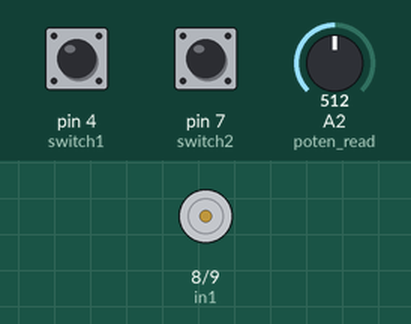
This sketch was run on a simulated Arduino Uno, built with avr-gcc and run on an emulated ATmega328P. Parts: motor-driver pin pairs drawn as motors (green arrow = first pin HIGH = forward, orange = second pin HIGH = backward, longer = more drive, scaled by the enable pin). The test bench sets the inputs (shaded band); at power-on: pin 4 (switch1) HIGH, pin 7 (switch2) HIGH, A2 (poten_read) = 512.

Above: at 5.7 s.
5.8 s: pin 4 (switch1) pulled LOW for 0.15 s
At 10.4 s:
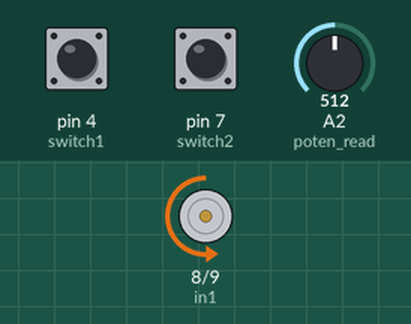
At 11.15 s:
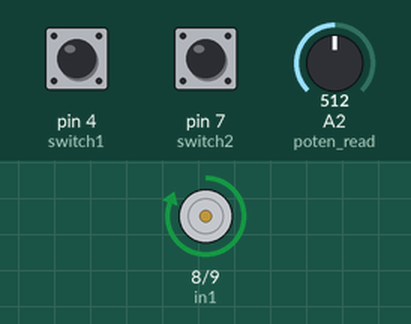
Timing chart, 0 to 11.3 s (numbered marks = the images above; inputs shaded):
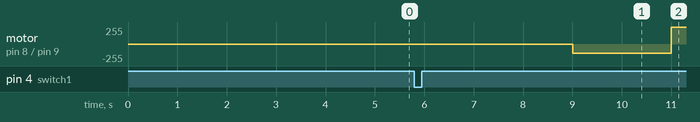

The sketch:

PRANA_RUN.ino
```cpp
//read value from limit switch
#define switch1 4
#define switch2 7
//link to L298N Motor Driver
#define in1 8
#define in2 9
#define ena 10
//Read value from potentio meter
#define poten_read A2 //

int state = 1; //working state : 1=push 2=release
int spd = 0 ; //for vary motor speed
int push_rate = 0;
float T = 0;
float ei_rate = 2; //for I:E rate = 1:2 **you can specify your own rate
float push_time = 1;
float release_time = 2;

unsigned long T_1;
unsigned long T_2;
unsigned long T_state1;
unsigned long T_state2;

void setup() {
  pinMode(switch1, INPUT_PULLUP);
  pinMode(switch2, INPUT_PULLUP);
  pinMode(in1, OUTPUT);
  pinMode(in2, OUTPUT);
  pinMode(ena, OUTPUT);
  pinMode(poten_read, INPUT);
  Serial.begin(115200);
}

void loop() {
//define state of work, start with state1 (push)
  if ((digitalRead(switch2) == 0 & state == 1) || (T_state1 >= push_time & state==1)) {
    state = 2;            //either limit switch2 being pressed or Pushing period exceed push_time state will change to state2 (release)
    spd = 140;            //define speed of releasing [constant] **depend on your equipment >> please adjust your own satisfied speed
    T_2 = millis();       //start time of state 2
    delay(push_time - T_state1);  //hold on to keep true push time equal to push_time
    analogWrite(ena, 0);  //stop motor drive
  }
  else if ((digitalRead(switch1) == 0 & state == 2)|| (T_state2 >= release_time & state==2)) {
    state = 1;            //either limit switch1 being pressed or Releasing period exceed release_time state will change to state1 (push)
    spd = 255 ;           //define speed of pushing [constant] **depend on your equipment >> please adjust your own satisfied speed
    T_1 = millis();       //start time of state 1
    delay(release_time - T_state2); //hold on to keep true release time equal to release_time
    analogWrite(ena, 0);  //stop motor drive
  }
  else {
    state = state;
  }

  push_rate = analogRead(poten_read);   //adjust potentiometer to specify your breath period
  T = map(push_rate,0,1023,2000,4000);  //minimum breath period = 2 seconds & maximum = 4 seconds
  push_time = T*(1+ei_rate);            //how long will your equipment push a bag
                                        // **push time will depend on your limit switch2 location
  release_time = (ei_rate)*T/(1+ei_rate); //how long will your equipment release a bag
                                            //**same as push time it depend on your limit switch1 location

  T_state1 = millis()- T_1 ;  //how long have your system been in state1 (push)
  T_state2 = millis()- T_2 ;  //how long have your system been in state2 (release)

  if (state == 2) {
    //define motor direction (cw/ccw) for releasing
    digitalWrite(in1, LOW);
    digitalWrite(in2, HIGH);
    analogWrite(ena,spd);
  }
  else if (state == 1) {
    //define motor direction (cw/ccw) for pushing
    digitalWrite(in1, HIGH);
    digitalWrite(in2, LOW);
    analogWrite(ena,spd);
  }
  else {
    analogWrite(ena, 0);
  }
}
```
